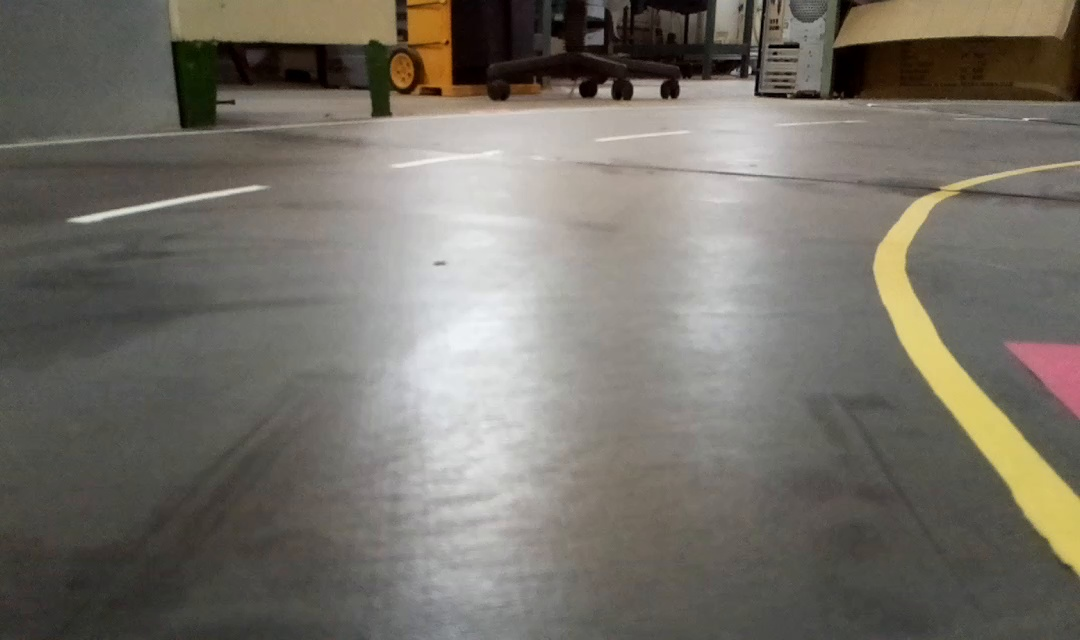
#> input picture line-measurement/curve2/1,5.jpeg, 1080 x 640 px; its folder holds only this picture in this run
$ python scan2.py
#> lines starting #> are read from the running program, lines starting #| are printed output that depends on the picture; after the words box and inside, x2 and y2 are one past the last pixel; in counts of white or black regions, pixels touching at a corner belong together; long printed decimals are rounded
import cv2
import os
import pandas as pd
from skimage.transform import rotate
from skimage import feature
from skimage import io
from skimage import filters
from skimage.color import rgb2gray
from matplotlib import pyplot as plt
import numpy as np
import math
def load_images_from_folder(folder):
#> called with folder = './curve2//'
    images = []
    for filename in os.listdir(folder):
        img = cv2.imread(os.path.join(folder,filename))
#> img is the input picture: shape (640, 1080, 3); mean B, G, R 104.6, 112.9, 117.2
        print(filename)
        if img is not None:
            images.append(img)
    return images
folder="./curve2//"
images=load_images_from_folder(folder)
#> images = 1 item
#df = pd.DataFrame(columns=['ult', 'ulb', 'dlt','dlb'])

for img in images:
    img=img[140:,:]
    img = cv2.cvtColor(img, cv2.COLOR_BGR2HSV)

#io.imshow(img[:, :, ::-1])
#plt.show()
    lower_range = np.array([20,30,190])
    upper_range = np.array([29,190,240])
    img = cv2.inRange(img, lower_range, upper_range)
#img[abs(35-img[:,:,0])>=4]=0
#img[img[:,:,0]!=0]=1
#img[abs(img[:,:,0]-36)<5]=1

#io.imshow(img)
#plt.show()
#gray = cv2.cvtColor(img, cv2.COLOR_BGR2GRAY)
    img = cv2.Canny(img, 60, 60*4)
# [5 lines of commented-out code are left out]
    mvariance=0
    xmax=0
    ymax=0
    lines = cv2.HoughLinesP(img, 1, np.pi/180, 15, maxLineGap=20)
    anglemat=[]
    for indx,line in enumerate(lines):
           x1, y1, x2, y2 = line[0]
           # [8 lines of commented-out code are left out]
           if (x1!=x2) and (y1!=y2) :
            angle= math.degrees(math.atan2((y2-y1),(x2-x1)))
            if abs(angle)>30:

             cv2.line(img, (x1, y1), (x2, y2), (255, 255, 0), 1)
            #print( ' line {} x1 {},y1 {},x2 {},y2 {} angle  {}'.format(indx,x1,y1,x2,y2,angle))
             anglemat.append(angle)
            # [7 lines of commented-out code are left out]

            if (x2>500) and (y2>ymax):
               #print('got ymnax')
               ymax=y2
               xmax=x2


    print('max variance is {} and its index is {}'.format(np.var(anglemat),np.mean(anglemat)))

   #img=cv2.putText(img, "{}".format(dis), (int(x2), int(y2)), cv2.FONT_HERSHEY_PLAIN, 1, (0,0,255), 2, cv2.LINE_AA)
    #print('angle mean is {} and var is {}'.format(np.mean(anglemat),np.var(anglemat)))
    #print('gia tri hieu la {}'.format(abs(c1-c2)))
    dis=math.sqrt((1080-xmax)**2+(ymax)**2)


    print( ' xmax is {}, ymax is {} ymax after {} and dis is {}  '.format(xmax,ymax,500-ymax,dis))
#> this loop made 1 pass
#> (lower_range, upper_range, mvariance, dis) on pass 1: ([20, 30, 190], [29, 190, 240], 0, 430)
#| max variance is 2378.936 and its index is 26.423
#|  xmax is 1078, ymax is 430 ymax after 70 and dis is 430.005
#> pass 1, `img=img[140:,:]`:
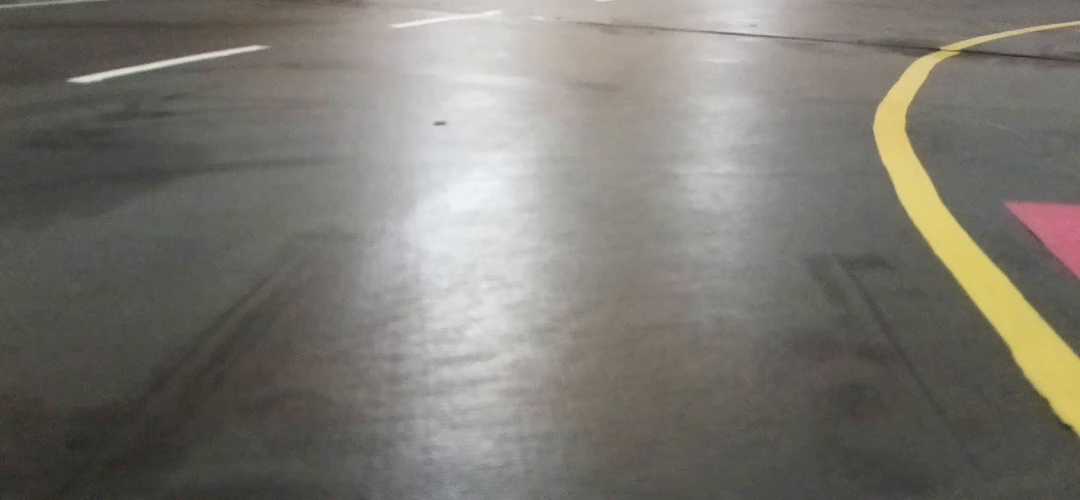
#> img: shape (500, 1080, 3); mean of channels 0, 1, 2 113.1, 119.9, 122.7; drawn as B, G, R
#> pass 1, `img = cv2.inRange(img, lower_range, upper_range)`:
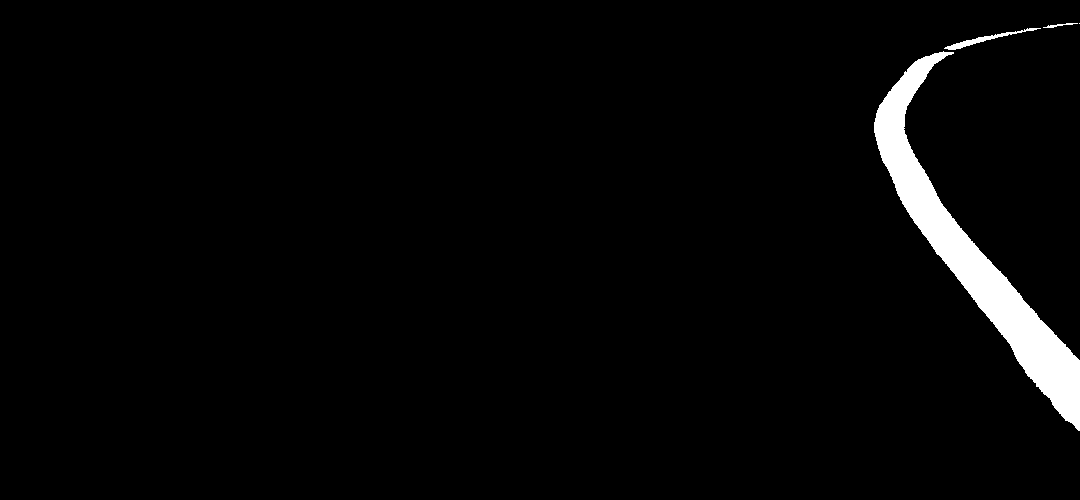
#> img: shape (500, 1080); 2.8% white; 4 white regions (1 under 20 px), largest, box (x1, y1, x2, y2) and area: (874, 51, 1080, 431) 14741, (944, 28, 1041, 50) 369, (1043, 23, 1078, 28) 63
#> pass 1, `img = cv2.Canny(img, 60, 60*4)`:
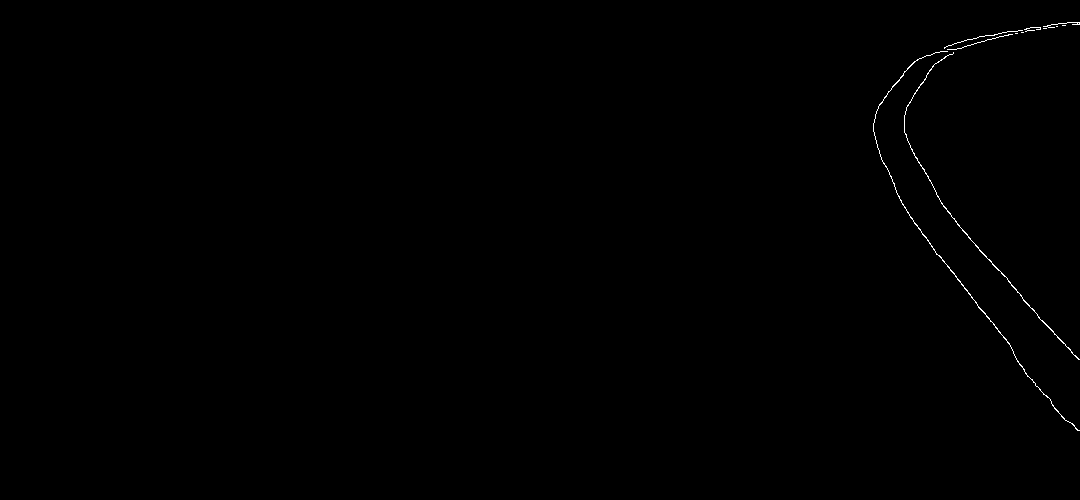
#> img: shape (500, 1080); 0.23% white in thin lines or dots, all inside (x1, y1, x2, y2) = (873, 22, 1080, 431)

 # [6 lines of commented-out code are left out]

$ run again, on line-measurement/curve2/1.jpeg
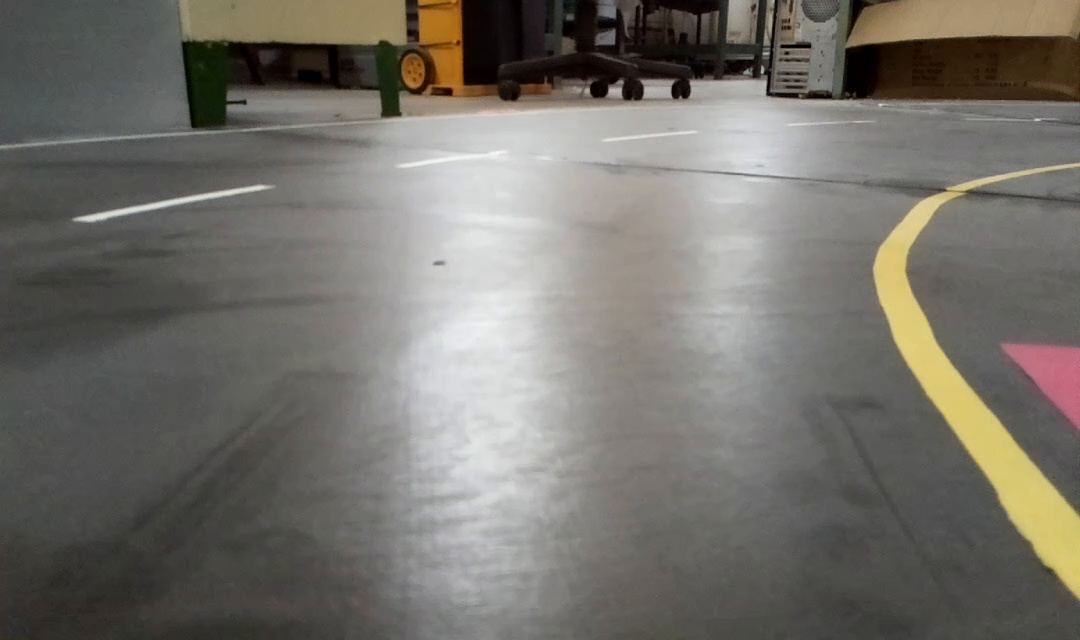
#> input picture line-measurement/curve2/1.jpeg, 1080 x 640 px
#> in load_images_from_folder, img is the input picture: shape (640, 1080, 3); mean B, G, R 106.9, 113.5, 116.5
#> images = 1 item
#> the loop `for img in images:` made 1 pass
#> (lower_range, upper_range, mvariance, dis) on pass 1: ([20, 30, 190], [29, 190, 240], 0, 456)
#> (printed output is left out)
#> pass 1, `img=img[140:,:]`:
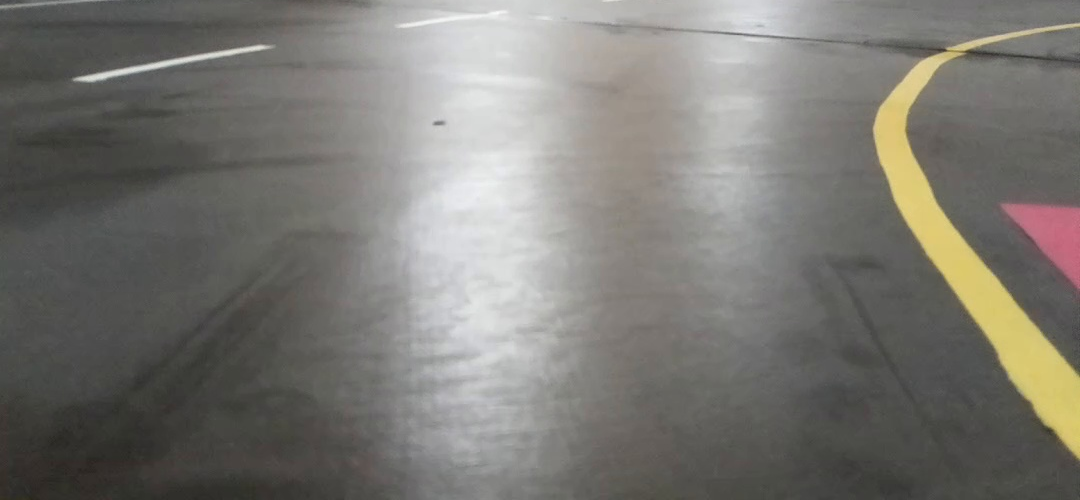
#> img: shape (500, 1080, 3); mean of channels 0, 1, 2 115.1, 120.4, 122.3; drawn as B, G, R
#> pass 1, `img = cv2.Canny(img, 60, 60*4)`:
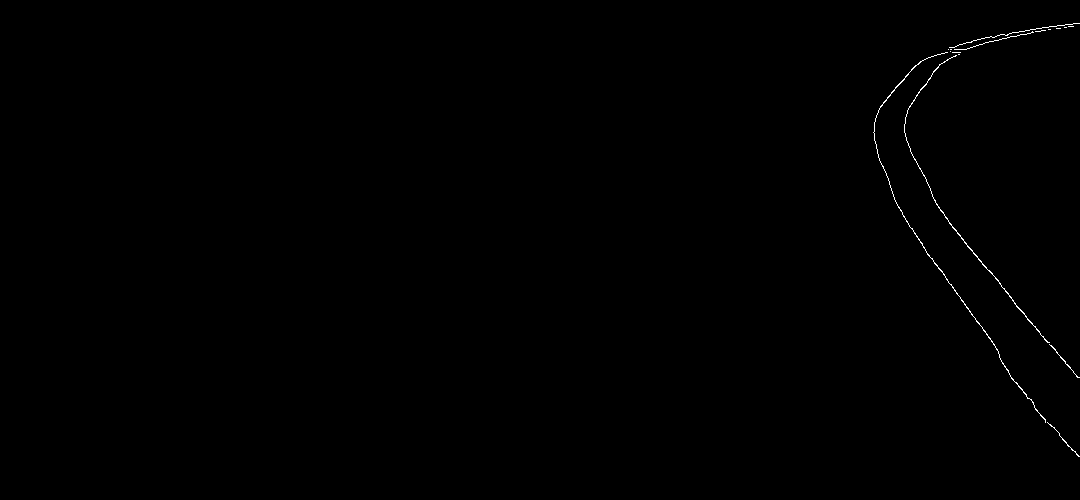
#> img: shape (500, 1080); 0.23% white in thin lines or dots, all inside (x1, y1, x2, y2) = (873, 23, 1080, 457)
